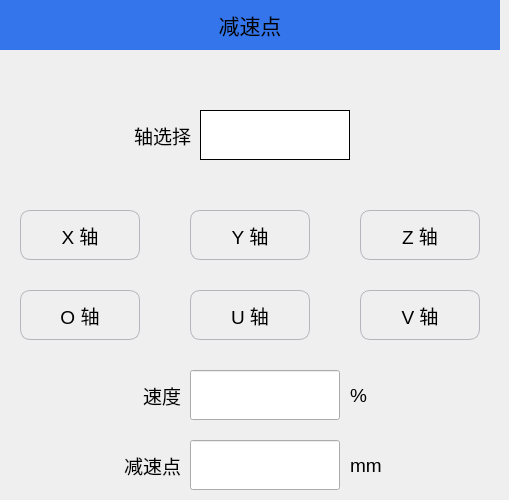
   <widget class="QWidget" name="page_19">
    <widget class="QLabel" name="label_31">
     <property name="geometry">
      <rect>
       <x>0</x>
       <y>0</y>
       <width>500</width>
       <height>50</height>
      </rect>
     </property>
     <property name="minimumSize">
      <size>
       <width>500</width>
       <height>50</height>
      </size>
     </property>
     <property name="maximumSize">
      <size>
       <width>500</width>
       <height>50</height>
      </size>
     </property>
     <property name="font">
      <font>
       <pointsize>16</pointsize>
      </font>
     </property>
     <property name="styleSheet">
      <string notr="true">QLabel{background-color:#3475EB;}</string>
     </property>
     <property name="text">
      <string>减速点</string>
     </property>
     <property name="alignment">
      <set>Qt::AlignCenter</set>
     </property>
    </widget>
    <widget class="QPushButton" name="Btn_slowDownU">
     <property name="geometry">
      <rect>
       <x>190</x>
       <y>290</y>
       <width>120</width>
       <height>50</height>
      </rect>
     </property>
     <property name="minimumSize">
      <size>
       <width>120</width>
       <height>50</height>
      </size>
     </property>
     <property name="maximumSize">
      <size>
       <width>120</width>
       <height>50</height>
      </size>
     </property>
     <property name="font">
      <font>
       <pointsize>14</pointsize>
      </font>
     </property>
     <property name="styleSheet">
      <string notr="true">QPushButton
{
    border-style:solid; /*边框风格*/
    border-width:1px;/*边框宽度*/
    border-color:#B4B6BC; /*边框颜色*/
    border-radius:10px; /*边框倒角*/
}
QPushButton:pressed
{
    border-style:outset; /*边框风格*/
    background-color:qlineargradient(x1: 0, y1: 0, x2: 0, y2: 1, stop:0 #00befa, stop: 1 #0160ea);/*背景色*/
    border-width:1px;/*边框宽度*/
    border-color:#0055ff; /*边框颜色*/
    border-radius:10px; /*边框倒角*/
}</string>
     </property>
     <property name="text">
      <string>U 轴</string>
     </property>
     <property name="iconSize">
      <size>
       <width>50</width>
       <height>50</height>
      </size>
     </property>
    </widget>
    <widget class="QPushButton" name="Btn_slowDownX">
     <property name="geometry">
      <rect>
       <x>20</x>
       <y>210</y>
       <width>120</width>
       <height>50</height>
      </rect>
     </property>
     <property name="minimumSize">
      <size>
       <width>120</width>
       <height>50</height>
      </size>
     </property>
     <property name="maximumSize">
      <size>
       <width>120</width>
       <height>50</height>
      </size>
     </property>
     <property name="font">
      <font>
       <pointsize>14</pointsize>
      </font>
     </property>
     <property name="styleSheet">
      <string notr="true">QPushButton
{
    border-style:solid; /*边框风格*/
    border-width:1px;/*边框宽度*/
    border-color:#B4B6BC; /*边框颜色*/
    border-radius:10px; /*边框倒角*/
}
QPushButton:pressed
{
    border-style:outset; /*边框风格*/
    background-color:qlineargradient(x1: 0, y1: 0, x2: 0, y2: 1, stop:0 #00befa, stop: 1 #0160ea);/*背景色*/
    border-width:1px;/*边框宽度*/
    border-color:#0055ff; /*边框颜色*/
    border-radius:10px; /*边框倒角*/
}</string>
     </property>
     <property name="text">
      <string>X 轴</string>
     </property>
     <property name="iconSize">
      <size>
       <width>50</width>
       <height>50</height>
      </size>
     </property>
    </widget>
    <widget class="QLineEdit" name="Edit_slowDownSpeed">
     <property name="geometry">
      <rect>
       <x>190</x>
       <y>370</y>
       <width>150</width>
       <height>50</height>
      </rect>
     </property>
     <property name="minimumSize">
      <size>
       <width>150</width>
       <height>50</height>
      </size>
     </property>
     <property name="maximumSize">
      <size>
       <width>150</width>
       <height>50</height>
      </size>
     </property>
     <property name="font">
      <font>
       <pointsize>14</pointsize>
      </font>
     </property>
    </widget>
    <widget class="QPushButton" name="Btn_slowDownZ">
     <property name="geometry">
      <rect>
       <x>360</x>
       <y>210</y>
       <width>120</width>
       <height>50</height>
      </rect>
     </property>
     <property name="minimumSize">
      <size>
       <width>120</width>
       <height>50</height>
      </size>
     </property>
     <property name="maximumSize">
      <size>
       <width>120</width>
       <height>50</height>
      </size>
     </property>
     <property name="font">
      <font>
       <pointsize>14</pointsize>
      </font>
     </property>
     <property name="styleSheet">
      <string notr="true">QPushButton
{
    border-style:solid; /*边框风格*/
    border-width:1px;/*边框宽度*/
    border-color:#B4B6BC; /*边框颜色*/
    border-radius:10px; /*边框倒角*/
}
QPushButton:pressed
{
    border-style:outset; /*边框风格*/
    background-color:qlineargradient(x1: 0, y1: 0, x2: 0, y2: 1, stop:0 #00befa, stop: 1 #0160ea);/*背景色*/
    border-width:1px;/*边框宽度*/
    border-color:#0055ff; /*边框颜色*/
    border-radius:10px; /*边框倒角*/
}</string>
     </property>
     <property name="text">
      <string>Z 轴</string>
     </property>
     <property name="iconSize">
      <size>
       <width>50</width>
       <height>50</height>
      </size>
     </property>
    </widget>
    <widget class="QPushButton" name="Btn_slowDownY">
     <property name="geometry">
      <rect>
       <x>190</x>
       <y>210</y>
       <width>120</width>
       <height>50</height>
      </rect>
     </property>
     <property name="minimumSize">
      <size>
       <width>120</width>
       <height>50</height>
      </size>
     </property>
     <property name="maximumSize">
      <size>
       <width>120</width>
       <height>50</height>
      </size>
     </property>
     <property name="font">
      <font>
       <pointsize>14</pointsize>
      </font>
     </property>
     <property name="styleSheet">
      <string notr="true">QPushButton
{
    border-style:solid; /*边框风格*/
    border-width:1px;/*边框宽度*/
    border-color:#B4B6BC; /*边框颜色*/
    border-radius:10px; /*边框倒角*/
}
QPushButton:pressed
{
    border-style:outset; /*边框风格*/
    background-color:qlineargradient(x1: 0, y1: 0, x2: 0, y2: 1, stop:0 #00befa, stop: 1 #0160ea);/*背景色*/
    border-width:1px;/*边框宽度*/
    border-color:#0055ff; /*边框颜色*/
    border-radius:10px; /*边框倒角*/
}</string>
     </property>
     <property name="text">
      <string>Y 轴</string>
     </property>
     <property name="iconSize">
      <size>
       <width>50</width>
       <height>50</height>
      </size>
     </property>
    </widget>
    <widget class="QLabel" name="label_161">
     <property name="geometry">
      <rect>
       <x>110</x>
       <y>370</y>
       <width>71</width>
       <height>51</height>
      </rect>
     </property>
     <property name="font">
      <font>
       <pointsize>14</pointsize>
      </font>
     </property>
     <property name="text">
      <string>速度</string>
     </property>
     <property name="alignment">
      <set>Qt::AlignRight|Qt::AlignTrailing|Qt::AlignVCenter</set>
     </property>
    </widget>
    <widget class="QLabel" name="label_162">
     <property name="geometry">
      <rect>
       <x>110</x>
       <y>110</y>
       <width>81</width>
       <height>51</height>
      </rect>
     </property>
     <property name="font">
      <font>
       <pointsize>14</pointsize>
      </font>
     </property>
     <property name="text">
      <string>轴选择</string>
     </property>
     <property name="alignment">
      <set>Qt::AlignRight|Qt::AlignTrailing|Qt::AlignVCenter</set>
     </property>
    </widget>
    <widget class="QLabel" name="label_163">
     <property name="geometry">
      <rect>
       <x>350</x>
       <y>370</y>
       <width>51</width>
       <height>51</height>
      </rect>
     </property>
     <property name="font">
      <font>
       <pointsize>14</pointsize>
      </font>
     </property>
     <property name="text">
      <string>%</string>
     </property>
    </widget>
    <widget class="QPushButton" name="Btn_slowDownO">
     <property name="geometry">
      <rect>
       <x>20</x>
       <y>290</y>
       <width>120</width>
       <height>50</height>
      </rect>
     </property>
     <property name="minimumSize">
      <size>
       <width>120</width>
       <height>50</height>
      </size>
     </property>
     <property name="maximumSize">
      <size>
       <width>120</width>
       <height>50</height>
      </size>
     </property>
     <property name="font">
      <font>
       <pointsize>14</pointsize>
      </font>
     </property>
     <property name="styleSheet">
      <string notr="true">QPushButton
{
    border-style:solid; /*边框风格*/
    border-width:1px;/*边框宽度*/
    border-color:#B4B6BC; /*边框颜色*/
    border-radius:10px; /*边框倒角*/
}
QPushButton:pressed
{
    border-style:outset; /*边框风格*/
    background-color:qlineargradient(x1: 0, y1: 0, x2: 0, y2: 1, stop:0 #00befa, stop: 1 #0160ea);/*背景色*/
    border-width:1px;/*边框宽度*/
    border-color:#0055ff; /*边框颜色*/
    border-radius:10px; /*边框倒角*/
}</string>
     </property>
     <property name="text">
      <string>O 轴</string>
     </property>
     <property name="iconSize">
      <size>
       <width>50</width>
       <height>50</height>
      </size>
     </property>
    </widget>
    <widget class="QPushButton" name="Btn_slowDownV">
     <property name="geometry">
      <rect>
       <x>360</x>
       <y>290</y>
       <width>120</width>
       <height>50</height>
      </rect>
     </property>
     <property name="minimumSize">
      <size>
       <width>120</width>
       <height>50</height>
      </size>
     </property>
     <property name="maximumSize">
      <size>
       <width>120</width>
       <height>50</height>
      </size>
     </property>
     <property name="font">
      <font>
       <pointsize>14</pointsize>
      </font>
     </property>
     <property name="styleSheet">
      <string notr="true">QPushButton
{
    border-style:solid; /*边框风格*/
    border-width:1px;/*边框宽度*/
    border-color:#B4B6BC; /*边框颜色*/
    border-radius:10px; /*边框倒角*/
}
QPushButton:pressed
{
    border-style:outset; /*边框风格*/
    background-color:qlineargradient(x1: 0, y1: 0, x2: 0, y2: 1, stop:0 #00befa, stop: 1 #0160ea);/*背景色*/
    border-width:1px;/*边框宽度*/
    border-color:#0055ff; /*边框颜色*/
    border-radius:10px; /*边框倒角*/
}</string>
     </property>
     <property name="text">
      <string>V 轴</string>
     </property>
     <property name="iconSize">
      <size>
       <width>50</width>
       <height>50</height>
      </size>
     </property>
    </widget>
    <widget class="QLabel" name="label_164">
     <property name="geometry">
      <rect>
       <x>80</x>
       <y>440</y>
       <width>101</width>
       <height>51</height>
      </rect>
     </property>
     <property name="font">
      <font>
       <pointsize>14</pointsize>
      </font>
     </property>
     <property name="text">
      <string>减速点</string>
     </property>
     <property name="alignment">
      <set>Qt::AlignRight|Qt::AlignTrailing|Qt::AlignVCenter</set>
     </property>
    </widget>
    <widget class="QLineEdit" name="Edit_slowDownPoint">
     <property name="geometry">
      <rect>
       <x>190</x>
       <y>440</y>
       <width>150</width>
       <height>50</height>
      </rect>
     </property>
     <property name="minimumSize">
      <size>
       <width>150</width>
       <height>50</height>
      </size>
     </property>
     <property name="maximumSize">
      <size>
       <width>150</width>
       <height>50</height>
      </size>
     </property>
     <property name="font">
      <font>
       <pointsize>14</pointsize>
      </font>
     </property>
    </widget>
    <widget class="QLabel" name="label_165">
     <property name="geometry">
      <rect>
       <x>350</x>
       <y>440</y>
       <width>51</width>
       <height>51</height>
      </rect>
     </property>
     <property name="font">
      <font>
       <pointsize>14</pointsize>
      </font>
     </property>
     <property name="text">
      <string>mm</string>
     </property>
    </widget>
    <widget class="QLabel" name="label_slowDownSel">
     <property name="geometry">
      <rect>
       <x>200</x>
       <y>110</y>
       <width>150</width>
       <height>50</height>
      </rect>
     </property>
     <property name="minimumSize">
      <size>
       <width>150</width>
       <height>50</height>
      </size>
     </property>
     <property name="maximumSize">
      <size>
       <width>150</width>
       <height>50</height>
      </size>
     </property>
     <property name="font">
      <font>
       <pointsize>12</pointsize>
      </font>
     </property>
     <property name="styleSheet">
      <string notr="true">background-color:white;
border-style:solid; /*边框风格*/
border-width:1px;/*边框宽度*/
border-color:black; /*边框颜色*/
</string>
     </property>
     <property name="text">
      <string/>
     </property>
     <property name="alignment">
      <set>Qt::AlignCenter</set>
     </property>
    </widget>
   </widget>
